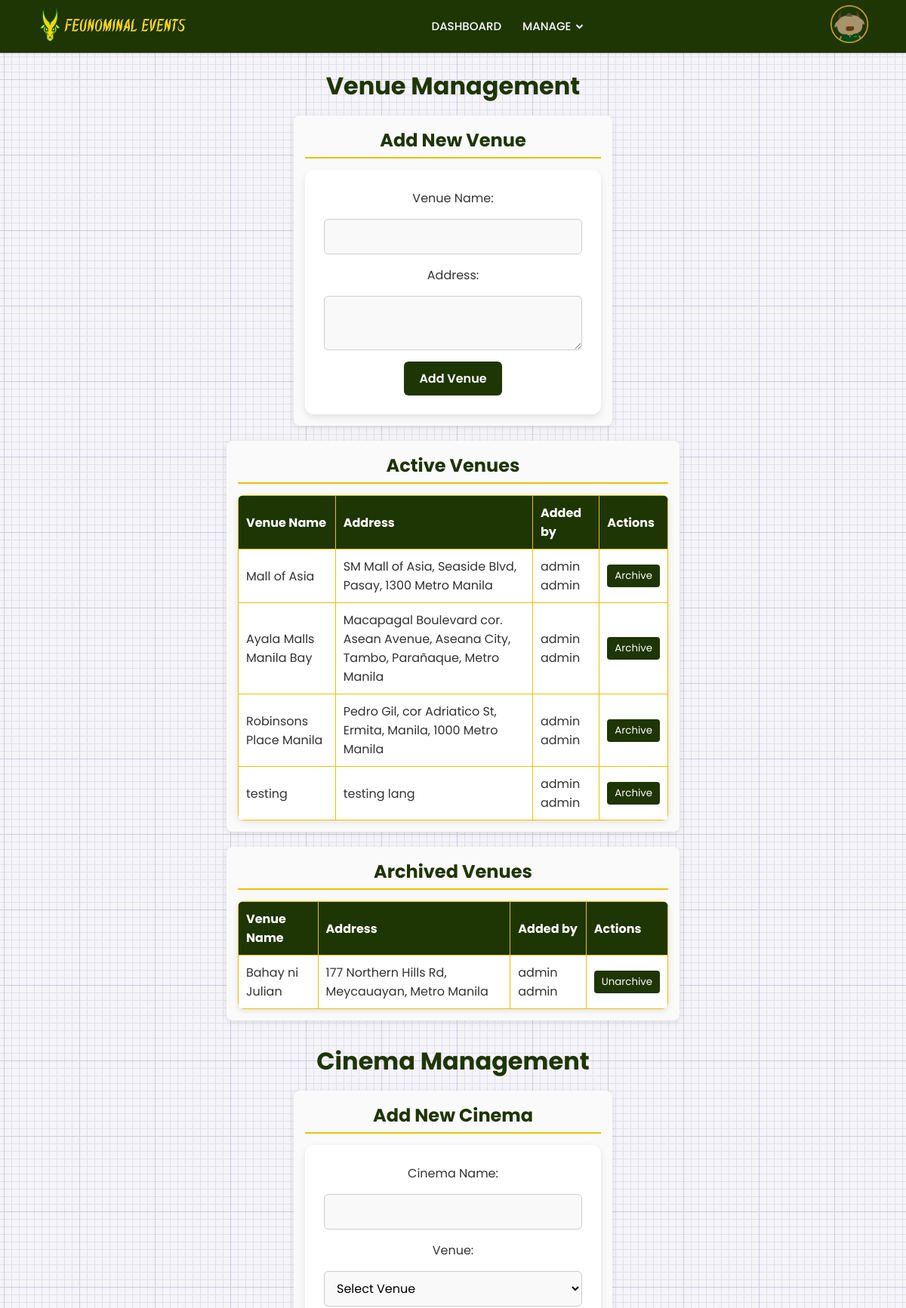
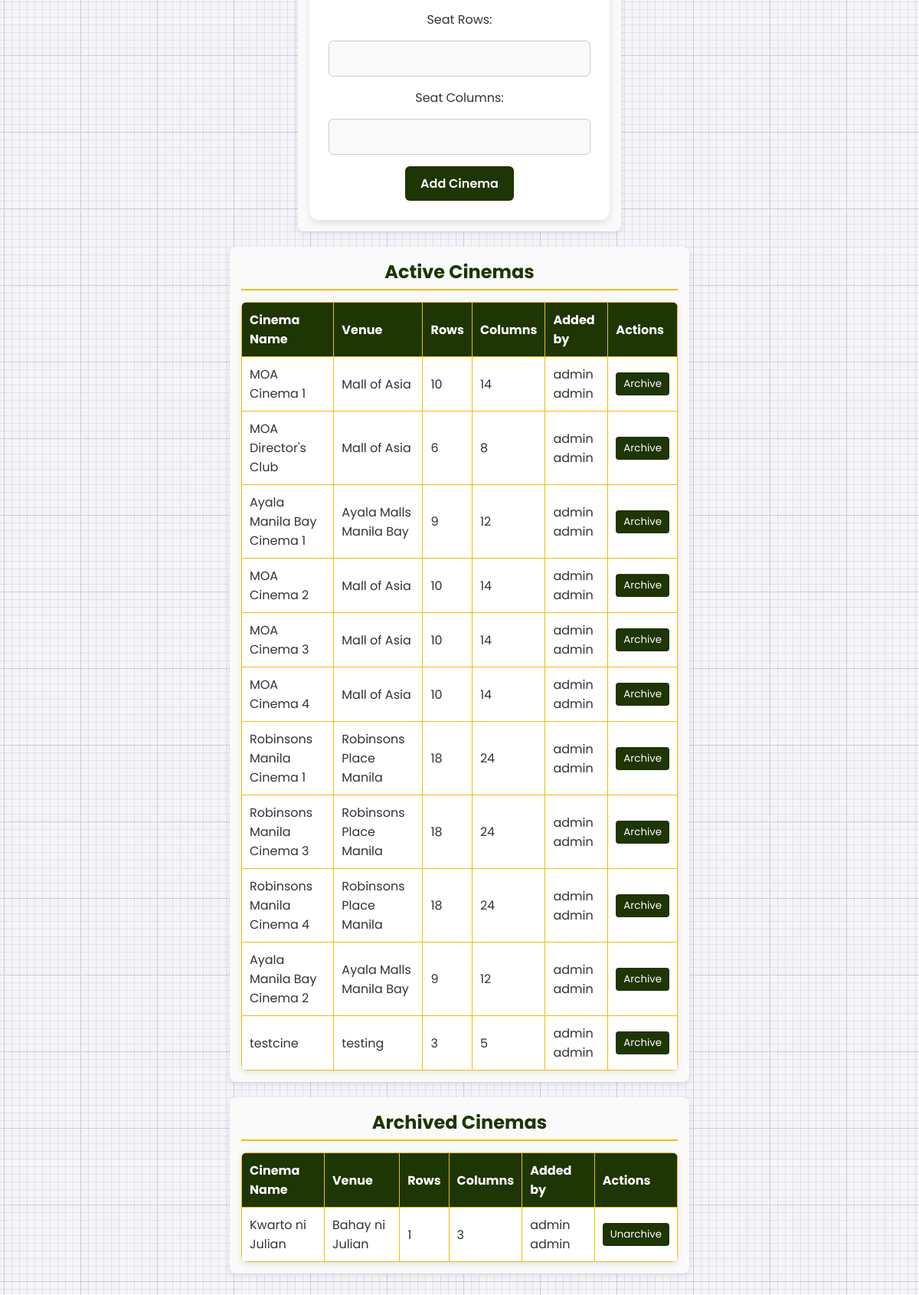
/admin/manage_venues.php, run on the app's committed database (2 pictures, top to bottom).
### tables this page shows
CREATE TABLE `venues` (
  `venue_id` int(10) NOT NULL,
  `venue_name` varchar(50) NOT NULL,
  `address` text NOT NULL,
  `event_type` varchar(50) NOT NULL,
  `image` varchar(255) NOT NULL,
  `user_id` int(11) NOT NULL,
  `archived` tinyint(1) NOT NULL DEFAULT 0
);

CREATE TABLE `cinemas` (
  `cinema_id` int(11) NOT NULL,
  `venue_id` int(11) DEFAULT NULL,
  `name` varchar(100) DEFAULT NULL,
  `seat_capacity` int(11) DEFAULT NULL,
  `seat_rows` int(11) DEFAULT NULL,
  `seat_columns` int(11) DEFAULT NULL,
  `seatplan_image` varchar(255) DEFAULT NULL,
  `user_id` int(11) NOT NULL,
  `archived` tinyint(1) NOT NULL DEFAULT 0
);

### admin/manage_venues.php (the view, shortened to what this page needs)
<?php
$conn = new mysqli('localhost', 'root', '', 'tix');
?>
<!DOCTYPE html>
<html lang="en">
<head>
    <link rel="stylesheet" href="../css/nav.css">
    <link rel="stylesheet" href="css/manage_venues.css">
    <link href='https://unpkg.com/boxicons@2.0.7/css/boxicons.min.css' rel='stylesheet'>
</head>
<body>
<nav>
  <div class="navbar">
    <a href="admin.php"><img src="../assets/feunominal_nav.png" height="50"></a>
    <div class="nav-links">
      <ul class="links">
        <li><a href="admin.php">DASHBOARD</a></li>
        <li>
          <a href="#">MANAGE</a>
          <i class='bx bxs-chevron-down htmlcss-arrow arrow'></i>
        </li>
      </ul>
    </div>
    <?php if (isset($_SESSION['f_name'])): ?>
      <div class="nav-links">
        <div class="links">
          <li>
            <img src="../assets/chic.png" height="50"> <a href="#"><?php echo htmlspecialchars($_SESSION['f_name']);?></a>
            <i class='bx bxs-chevron-down htmlcss-arrow arrow'></i>
            <ul class="htmlCss-sub-menu sub-menu">
              <li><a href="../php/logout.php?redirect=../movie.php">Log Out</a></li>
            </ul>
          </li>
        </div>
      </div>
    <?php else: ?>
      <div class="links">
        <a href="#" id="openModal"><img src="assets/tam.png" height="50"></a>
      </div>
    <?php endif; ?>
  </div>
</nav>
<h1>Venue Management</h1>
<div class="section-row">
    <div class="section-column">
        <h2>Add New Venue</h2>
        <form class="form-q" action="php/add_venue.php" method="POST">
            <label>Venue Name:</label>
            <input type="text" name="venue_name" required>
            <label>Address:</label>
            <textarea name="address" required></textarea>
            <button type="submit" name="add_venue">Add Venue</button>
        </form>
    </div>
    <div class="section-column">
        <h2>Active Venues</h2>
        <table>
            <tr><th>Venue Name</th><th>Address</th><th>Added by</th><th>Actions</th></tr>
            <?php
            $res = $conn->query("SELECT v.venue_id, v.venue_name, v.address, CONCAT(u.f_name, ' ', u.s_name) AS user_name
                                 FROM venues v
                                 JOIN users u ON v.user_id = u.user_id
                                 WHERE v.archived = 0");
            while ($venue = $res->fetch_assoc()) {
                echo "<tr>
                    <td>" . htmlspecialchars($venue['venue_name']) . "</td>
                    <td>" . htmlspecialchars($venue['address']) . "</td>
                    <td>" . htmlspecialchars($venue['user_name']) . "</td>
                    <td>
                        <form method='POST' action='php/archive_venue.php' onsubmit=\"return confirm('Archive this venue?');\">
                            <input type='hidden' name='venue_id' value='" . $venue['venue_id'] . "'>
                            <input type='submit' value='Archive'>
                        </form>
                    </td>
                </tr>";
            }
            ?>
        </table>
    </div>
    <div class="section-column">
        <h2>Archived Venues</h2>
        <table>
            <tr><th>Venue Name</th><th>Address</th><th>Added by</th><th>Actions</th></tr>
            <?php
            $res = $conn->query("SELECT v.venue_id, v.venue_name, v.address, CONCAT(u.f_name, ' ', u.s_name) AS user_name
                                 FROM venues v
                                 JOIN users u ON v.user_id = u.user_id
                                 WHERE v.archived = 1");
            while ($venue = $res->fetch_assoc()) {
                echo "<tr>
                    <td>" . htmlspecialchars($venue['venue_name']) . "</td>
                    <td>" . htmlspecialchars($venue['address']) . "</td>
                    <td>" . htmlspecialchars($venue['user_name']) . "</td>
                    <td>
                        <form method='POST' action='php/unarchive_venue.php' onsubmit=\"return confirm('Unarchive this venue?');\">
                            <input type='hidden' name='venue_id' value='" . $venue['venue_id'] . "'>
                            <input type='submit' value='Unarchive'>
                        </form>
                    </td>
                </tr>";
            }
            ?>
        </table>
    </div>
</div>
<h1>Cinema Management</h1>
<div class="section-row">
    <div class="section-column">
        <h2>Add New Cinema</h2>
        <form class="form-q" action="php/add_cinema.php" method="POST">
            <label>Cinema Name:</label>
            <input type="text" name="cinema_name" required>
            <label>Venue:</label>
            <select name="venue_id" required>
                <option value="">Select Venue</option>
            </select>
            <label>Seat Rows:</label>
            <input type="number" name="seat_rows" min="1" required>
            <label>Seat Columns:</label>
            <input type="number" name="seat_columns" min="1" required>
            <button type="submit" name="add_cinema">Add Cinema</button>
        </form>
    </div>
    <div class="section-column">
        <h2>Active Cinemas</h2>
        <table>
            <tr><th>Cinema Name</th><th>Venue</th><th>Rows</th><th>Columns</th><th>Added by</th><th>Actions</th></tr>
            <?php
            $res = $conn->query("SELECT c.cinema_id, c.name AS cinema_name, v.venue_name, c.seat_rows, c.seat_columns, c.seat_capacity,
                                 CONCAT(u.f_name, ' ', u.s_name) AS user_name
                                 FROM cinemas c
                                 JOIN venues v ON c.venue_id = v.venue_id
                                 JOIN users u ON c.user_id = u.user_id
                                 WHERE c.archived = 0");
            while ($cinema = $res->fetch_assoc()) {
                echo "<tr>
                    <td>" . htmlspecialchars($cinema['cinema_name']) . "</td>
                    <td>" . htmlspecialchars($cinema['venue_name']) . "</td>
                    <td>{$cinema['seat_rows']}</td>
                    <td>{$cinema['seat_columns']}</td>
                    <td>" . htmlspecialchars($cinema['user_name']) . "</td>
                    <td>
                        <form method='POST' action='php/archive_cinema.php' onsubmit=\"return confirm('Archive this cinema?');\">
                            <input type='hidden' name='cinema_id' value='" . $cinema['cinema_id'] . "'>
                            <input type='submit' value='Archive'>
                        </form>
                    </td>
                </tr>";
            }
            ?>
        </table>
    </div>
    <div class="section-column">
        <h2>Archived Cinemas</h2>
        <table>
            <tr><th>Cinema Name</th><th>Venue</th><th>Rows</th><th>Columns</th><th>Added by</th><th>Actions</th></tr>
            <?php
            $res = $conn->query("SELECT c.cinema_id, c.name AS cinema_name, v.venue_name, c.seat_rows, c.seat_columns, c.seat_capacity,
                                 CONCAT(u.f_name, ' ', u.s_name) AS user_name
                                 FROM cinemas c
                                 JOIN venues v ON c.venue_id = v.venue_id
                                 JOIN users u ON c.user_id = u.user_id
                                 WHERE c.archived = 1");
            while ($cinema = $res->fetch_assoc()) {
                echo "<tr>
                    <td>" . htmlspecialchars($cinema['cinema_name']) . "</td>
                    <td>" . htmlspecialchars($cinema['venue_name']) . "</td>
                    <td>{$cinema['seat_rows']}</td>
                    <td>{$cinema['seat_columns']}</td>
                    <td>" . htmlspecialchars($cinema['user_name']) . "</td>
                    <td>
                        <form method='POST' action='php/unarchive_cinema.php' onsubmit=\"return confirm('Unarchive this cinema?');\">
                            <input type='hidden' name='cinema_id' value='" . $cinema['cinema_id'] . "'>
                            <input type='submit' value='Unarchive'>
                        </form>
                    </td>
                </tr>";
            }
            ?>
        </table>
    </div>
</div>
</body>
</html>

### css/nav.css (style rules this page uses)
* { margin: 0; padding: 0; box-sizing: border-box; font-family: 'Poppins', sans-serif; }
body { min-height: 100vh; }
nav { position: fixed; top: 0; left: 0; width: 100%; height: 100%; height: 70px; background: #1e3504; box-shadow: 0 1px 2px rgba(0, 0, 0, 0.2); z-index: 99; }
nav .navbar { height: 100%; max-width: 1250px; width: 100%; display: flex; align-items: center; justify-content: space-between; margin: auto; padding: 0 50px; }
nav .navbar .nav-links { line-height: 70px; height: 100%; }
nav .navbar .links { display: flex; }
nav .navbar .links li { position: relative; display: flex; align-items: center; justify-content: space-between; list-style: none; padding: 0 14px; }
nav .navbar .links li a { height: 100%; text-decoration: none; white-space: nowrap; color: #fff; font-size: 15px; font-weight: 500; }
nav .navbar .links li .arrow { height: 100%; width: 22px; line-height: 70px; text-align: center; display: inline-block; color: #fff; transition: all 0.3s ease; }

### admin/css/manage_venues.css (style rules this page uses)
body { font-family: Arial, sans-serif; background-color: #f4f4f9; color: #333; padding: 20px; margin: 0; margin-top: 70px; display: flex; flex-direction: column; align-items: center; }
h1, h2, h3 { color: #1e3504; margin-bottom: 15px; text-align: center; width: 100%; }
h1 { font-size: 2rem; }
h2 { font-size: 1.5rem; border-bottom: 2px solid #EFBF04; padding-bottom: 5px; }
.section-row { display: flex; flex-wrap: wrap; gap: 20px; width: 100%; max-width: 1800px; margin-bottom: 30px; justify-content: center; }
.section-column { flex: 1; min-width: 300px; max-width: 580px; background-color: #fafafa; border-radius: 8px; padding: 15px; box-shadow: 0 2px 8px rgba(0, 0, 0, 0.1); }
.form-q { background: #fff; padding: 25px; border-radius: 12px; width: 100%; max-width: 400px; box-shadow: 0 4px 10px rgba(0, 0, 0, 0.1); display: flex; flex-direction: column; gap: 15px; align-items: center; margin: 0 auto; }
.form-q input, .form-q select, .form-q textarea { font-size: 1rem; padding: 10px 12px; border: 1px solid #ccc; border-radius: 6px; background: #f9f9f9; transition: border-color 0.2s ease; width: 100%; }
.form-q button { align-self: center; background-color: #1e3504; color: white; border: none; padding: 10px 20px; border-radius: 6px; font-size: 1rem; font-weight: 600; cursor: pointer; transition: background-color 0.2s ease; }
table { width: 100%; border-collapse: collapse; background-color: #fff; border-radius: 8px; overflow: hidden; box-shadow: 0 2px 8px rgba(0, 0, 0, 0.1); }
th, td { padding: 10px; border: 1px solid #EFBF04; text-align: left; }
th { background-color: #1e3504; color: #fff; font-weight: bold; }
td input[type="submit"] { background-color: #1e3504; color: white; border: none; padding: 5px 10px; border-radius: 4px; cursor: pointer; }
@media (max-width: 1200px) { .section-row { flex-direction: column; align-items: center; } }
@media (max-width: 1200px) { .section-column { max-width: 600px; } }

### data on the page
venues: venue_name "Mall of Asia", address "SM Mall of Asia, Seaside Blvd, Pasay, 1300 Metro Manila", user_name "admin admin"
venues: venue_name "Ayala Malls Manila Bay", address "Macapagal Boulevard cor. Asean Avenue, Aseana City, Tambo, Parañaque, Metro Manila", user_name "admin admin"
venues: venue_name "Robinsons Place Manila", address "Pedro Gil, cor Adriatico St, Ermita, Manila, 1000 Metro Manila", user_name "admin admin"
venues: venue_name "testing", address "testing lang", user_name "admin admin"
venues: venue_name "Bahay ni Julian", address "177 Northern Hills Rd, Meycauayan, Metro Manila", user_name "admin admin"
cinemas: name "MOA Cinema 1", venue.venue_name "Mall of Asia", seat_rows "10", seat_columns "14", user_name "admin admin"
cinemas: name "MOA Director's Club", venue.venue_name "Mall of Asia", seat_rows "6", seat_columns "8", user_name "admin admin"
cinemas: name "Ayala Manila Bay Cinema 1", venue.venue_name "Ayala Malls Manila Bay", seat_rows "9", seat_columns "12", user_name "admin admin"
cinemas: name "MOA Cinema 2", venue.venue_name "Mall of Asia", seat_rows "10", seat_columns "14", user_name "admin admin"
cinemas: name "MOA Cinema 3", venue.venue_name "Mall of Asia", seat_rows "10", seat_columns "14", user_name "admin admin"
cinemas: name "MOA Cinema 4", venue.venue_name "Mall of Asia", seat_rows "10", seat_columns "14", user_name "admin admin"
cinemas: name "Robinsons Manila Cinema 1", venue.venue_name "Robinsons Place Manila", seat_rows "18", seat_columns "24", user_name "admin admin"
cinemas: name "Robinsons Manila Cinema 3", venue.venue_name "Robinsons Place Manila", seat_rows "18", seat_columns "24", user_name "admin admin"
cinemas: name "Robinsons Manila Cinema 4", venue.venue_name "Robinsons Place Manila", seat_rows "18", seat_columns "24", user_name "admin admin"
cinemas: name "Ayala Manila Bay Cinema 2", venue.venue_name "Ayala Malls Manila Bay", seat_rows "9", seat_columns "12", user_name "admin admin"
cinemas: name "testcine", venue.venue_name "testing", seat_rows "3", seat_columns "5", user_name "admin admin"
cinemas: name "Kwarto ni Julian", venue.venue_name "Bahay ni Julian", seat_rows "1", seat_columns "3", user_name "admin admin"
